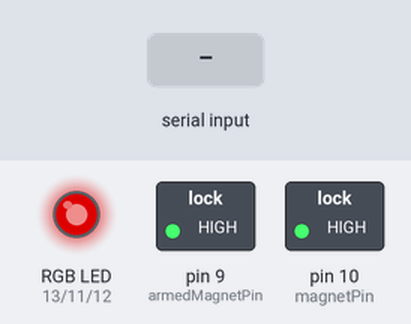
Recording of a sketch running on a simulated Arduino Mega 2560, built with avr-gcc and run on an emulated ATmega2560. Parts: switched loads named in the sketch (green lamp = pin HIGH), an RGB LED mixed from three pins (HIGH = lit). The inputs (shaded band) are chosen by the test bench. Dim RGB values are drawn brighter than linear.

Above: at 1.2 s.
1.3 s: "201\n" received over the second serial link
At 2.0 s:
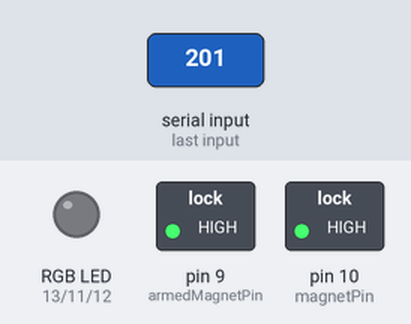
2.8 s: "202\n" received over the second serial link
At 3.2 s:
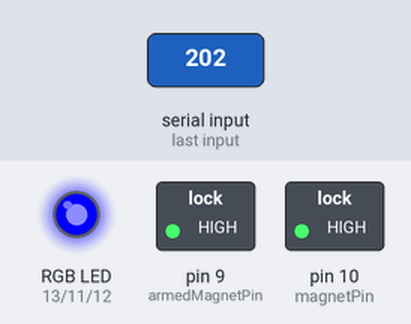
4.3 s: "203\n" received over the second serial link
At 5.5 s:
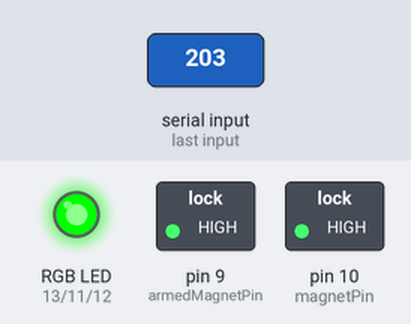
5.8 s: "302\n" received over the second serial link
At 6.7 s:
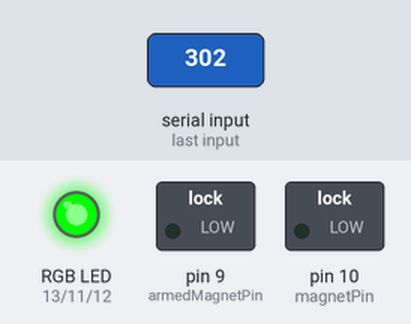
7.3 s: "200\n" received over the second serial link
At 7.8 s:
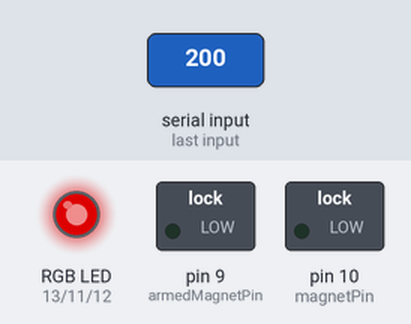
8.8 s: "303\n" received over the second serial link
At 10.2 s:
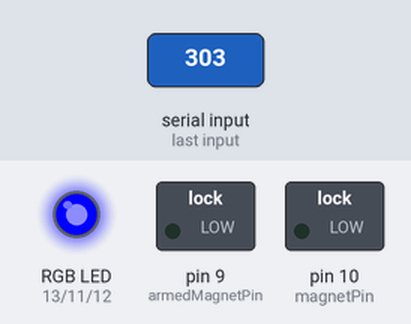
Timing chart, 0 to 30.3 s (numbered marks = the images above; inputs shaded):
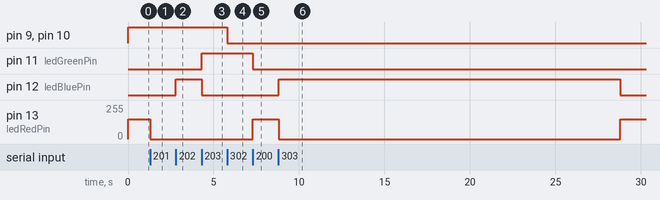

Measured:
- after the input at 1.3 s, pin 13 (ledRedPin): 150/255 → 0/255 at once
- after the input at 2.8 s, pin 12 (ledBluePin): LOW → HIGH at once
- after the input at 4.3 s, pin 11 (ledGreenPin): LOW → HIGH at once; pin 12 (ledBluePin): HIGH → LOW at once
- after the input at 5.8 s, pin 9 (armedMagnetPin), pin 10 (magnetPin): HIGH → LOW at once
- after the input at 7.3 s, pin 11 (ledGreenPin): HIGH → LOW at once; pin 13 (ledRedPin): 0/255 → 150/255 at once
- after the input at 8.8 s, pin 12 (ledBluePin): LOW → HIGH at once, → LOW 20.0 s later; pin 13 (ledRedPin): 150/255 → 0/255 at once, → 150/255 20.0 s later

The sketch:

magnetArduino.ino
```cpp
/*
  magnetArduino.ino   ---- Escape Room 1 Season 1
  Purpose:  - manage all functionality of:
                  LED light strip
                  magnet release
*/
#include<stdio.h>
            //led strip variables/setup
int ledStripChange = 0;
int ledGreenPin = 11;
int ledBluePin = 12;
int ledRedPin = 13;
int ledBase = 0;
int ledEnd = 2;
int redMax  = 150; //values used to write to strip must be between 0 and 255
int blueMax = 125; //values used to write to strip must be between 0 and 255
            //end of led strip variables/setup

            //magnet variables/setup
int magnetPin = 10;
int armedMagnetPin = 9;
int magnetCodeRange = 10;

void turnOnMagnetBox(){
  digitalWrite(magnetPin, HIGH);
  digitalWrite(armedMagnetPin,HIGH);
}
void turnOffMagnetBox(){
  digitalWrite(magnetPin, LOW);
  digitalWrite(armedMagnetPin,LOW);
}            //end of magnet variables/setup

            // Bluetooth variables/setupbles
String inData;
String token;

void setup() {
	//setup for magnet, magnet  is by default ON
	Serial.begin(9600);	    // Debug Window
	Serial1.begin(9600);	  // Bluetooth Communication - tx1,rx1
	pinMode(magnetPin, OUTPUT);
  pinMode(armedMagnetPin,OUTPUT);
	turnOnMagnetBox();

	analogWrite(ledBluePin, 0);
	analogWrite(ledRedPin, redMax);
	analogWrite(ledGreenPin, 0);
}

void loop() {

  if (Serial1.available() > 0){
    inData = Serial1.readStringUntil('\n');
    //Serial.println("inData>" + inData + "<");
    while (inData.length() > 2) {
      token = inData.substring(0,3);
      inData = inData.substring(3,inData.length());
      //Serial.println("token>" + token + "<");
      //Serial.println("inData>" + inData + "<");
      //Serial.println("");

        if (token == "000") {                          // Reply to alive request DO NOT DELETE
          //Serial.println("");
          Serial1.println("!");

       } if (token == "200") {                          // RED
        //Serial.println("LED-RED");
        analogWrite(ledBluePin, 0);
        analogWrite(ledRedPin, redMax);
        analogWrite(ledGreenPin, 0);
        //Serial1.println("LED-RED");

      } else if (token == "201"){                   // TURN ALL LIGHTS OFF
        //Serial.println("LED-OFF");
        analogWrite(ledBluePin, 0);
        analogWrite(ledRedPin, 0);
        analogWrite(ledGreenPin, 0);
        //Serial1.println("LED-OFF");

      }  else if (token == "202") {                 // BLUE
        //Serial.println("LED-BLUE");
        analogWrite(ledBluePin, 255);
        analogWrite(ledRedPin, 0);
        analogWrite(ledGreenPin, 0);
        //Serial1.println("LED-BLUE");

      } else if (token == "203"){                    // GREEN
        //Serial.println("LED-GREEN");
        analogWrite(ledBluePin, 0);
        analogWrite(ledRedPin, 0);
        analogWrite(ledGreenPin, 255);
        //Serial1.println("LED-GREEN");

      } else if (token == "301"){                    // Magnet on
        //Serial.println("MAGNET-ON");
        turnOnMagnetBox();
        //Serial1.println("MAGNET-ON");

      } else if (token == "302"){                    // Magnet off
        //Serial.println("MAGNET-OFF");
        turnOffMagnetBox();
        //Serial1.println("MAGNET-OFF");

        } else if (token == "303"){                    // HINT
        //Serial.println("MAGNET-OFF");
        analogWrite(ledBluePin, 255);
        analogWrite(ledRedPin, 0);
        analogWrite(ledGreenPin, 0);
        delay(20000); // 20 seconds
        analogWrite(ledBluePin, 0);
        analogWrite(ledRedPin, redMax);
        analogWrite(ledGreenPin, 0);
        //Serial1.println("MAGNET-OFF");

        } else if (token == "999"){                    // RESET
          turnOnMagnetBox();

          analogWrite(ledBluePin, 0);
          analogWrite(ledRedPin, redMax);
          analogWrite(ledGreenPin, 0);

       } else {
          //Serial.println("");
          Serial1.println("!");
       }
    }
  }
  }
```
